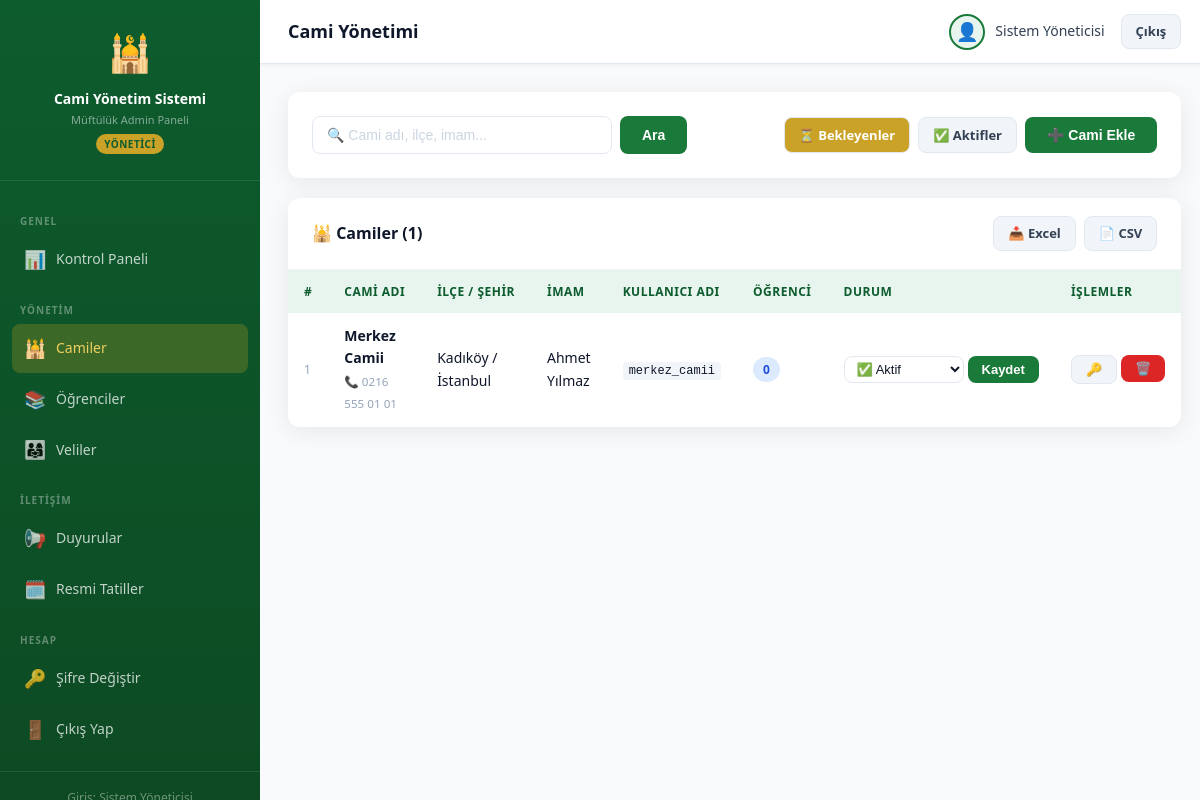
Screenshot of /admin/mosques.php (signed in) with the database file from the repository.
### tables this page shows
CREATE TABLE IF NOT EXISTS mosques (
  id INT AUTO_INCREMENT PRIMARY KEY,
  name VARCHAR(150) NOT NULL,
  address TEXT,
  district VARCHAR(100),
  city VARCHAR(100) DEFAULT 'İstanbul',
  imam_name VARCHAR(100),
  phone VARCHAR(20),
  email VARCHAR(100),
  username VARCHAR(50) UNIQUE NOT NULL,
  password VARCHAR(255) NOT NULL,
  capacity INT DEFAULT 50,
  status ENUM('active','inactive','pending') DEFAULT 'pending',
  notes TEXT,
  created_at TIMESTAMP DEFAULT CURRENT_TIMESTAMP
);

### config/db.php (called while the page is built, shortened)
<?php
function sanitize($input) {
    return htmlspecialchars(trim($input), ENT_QUOTES, 'UTF-8');
}

### admin/mosques.php (the view, shortened to what this page needs)
<?php
require_once '../config/db.php';
$db = getDB();
$filter = $_GET['filter'] ?? '';
$search = trim($_GET['search'] ?? '');
$where = '1=1';
$params = [];
$stmt = $db->prepare("SELECT m.*, (SELECT COUNT(*) FROM students WHERE mosque_id=m.id) as student_count FROM mosques m WHERE $where ORDER BY created_at DESC");
$stmt->execute($params);
$mosques = $stmt->fetchAll();
include 'layout/header.php';
?>
<div class="card" style="margin-bottom:20px">
  <div class="card-body" style="display:flex;gap:12px;flex-wrap:wrap;align-items:center">
    <form method="get" style="display:flex;gap:8px;flex:1;min-width:240px">
      <input type="text" name="search" class="form-control" placeholder="🔍 Cami adı, ilçe, imam..." value="<?= sanitize($search) ?>" style="max-width:300px">
      <button class="btn btn-primary">Ara</button>
    </form>
    <div style="display:flex;gap:8px">
      <a href="mosques.php?filter=pending" class="btn btn-sm btn-gold <?= $filter==='pending'?'':'btn-secondary' ?>">⏳ Bekleyenler</a>
      <a href="mosques.php?filter=active"  class="btn btn-sm <?= $filter==='active'?'btn-primary':'btn-secondary' ?>">✅ Aktifler</a>
      <button onclick="openModal('addModal')" class="btn btn-primary">➕ Cami Ekle</button>
    </div>
  </div>
</div>
<div class="card">
  <div class="card-header">
    <span class="card-title">🕌 Camiler (<?= count($mosques) ?>)</span>
    <div style="display:flex;gap:8px">
      <a href="export.php?type=mosques&format=xls" class="btn btn-sm btn-secondary">📥 Excel</a>
      <a href="export.php?type=mosques&format=csv" class="btn btn-sm btn-secondary">📄 CSV</a>
    </div>
  </div>
  <div class="table-wrap">
    <table class="table">
      <thead>
        <tr>
          <th>#</th>
          <th>Cami Adı</th>
          <th>İlçe / Şehir</th>
          <th>İmam</th>
          <th>Kullanıcı Adı</th>
          <th>Öğrenci</th>
          <th>Durum</th>
          <th>İşlemler</th>
        </tr>
      </thead>
      <tbody>
        <?php foreach ($mosques as $m): ?>
        <tr>
          <td style="color:#94a3b8;font-size:12px"><?= $m['id'] ?></td>
          <td>
            <strong><?= sanitize($m['name']) ?></strong>
            <?php if ($m['phone']): ?><br><small style="color:#94a3b8">📞 <?= sanitize($m['phone']) ?></small><?php endif; ?>
          </td>
          <td><?= sanitize($m['district'] ?? '—') ?> / <?= sanitize($m['city'] ?? '—') ?></td>
          <td><?= sanitize($m['imam_name'] ?? '—') ?></td>
          <td><code style="background:#f1f5f9;padding:2px 6px;border-radius:4px;font-size:12px"><?= sanitize($m['username']) ?></code></td>
          <td><span class="badge badge-info"><?= $m['student_count'] ?></span></td>
          <td>
            <form method="post" style="display:flex;gap:4px;align-items:center">
              <select name="status" class="form-control" style="width:120px;padding:4px 8px;font-size:13px">
                <option value="active"   <?= $m['status']==='active'  ?'selected':'' ?>>✅ Aktif</option>
              </select>
              <button name="update_status" class="btn btn-sm btn-primary">Kaydet</button>
            </form>
          </td>
          <td>
            <div style="display:flex;gap:4px">
              <button onclick="openResetModal(<?= $m['id'] ?>, '<?= addslashes(sanitize($m['name'])) ?>')" class="btn btn-sm btn-secondary" title="Şifre Sıfırla">🔑</button>
              <form method="post" style="display:inline" onsubmit="return confirm('Bu camiyi ve tüm verilerini silmek istediğinize emin misiniz?')">
                <button type="submit" name="delete_mosque" class="btn btn-sm btn-danger" title="Sil">🗑️</button>
              </form>
            </div>
          </td>
        </tr>
        <?php endforeach; ?>
      </tbody>
    </table>
  </div>
</div>
<?php include 'layout/footer.php'; ?>

### assets/css/style.css (style rules this page uses)
:root { --green-dark: #0d5c2e; --green-main: #1a7a3a; --green-light: #2ea855; --green-pale: #e8f5ee; --gold: #c9a227; --gold-light: #f0d060; --white: #ffffff; --gray-50: #f8fafc; --gray-100: #f1f5f9; --gray-200: #e2e8f0; --gray-300: #cbd5e1; --gray-500: #64748b; --gray-700: #334155; --gray-900: #0f172a; --red: #dc2626; --red-light: #fef2f2; --blue: #2563eb; --blue-light: #eff6ff; --shadow: 0 4px 24px rgba(0,0,0,.08); --shadow-lg: 0 8px 40px rgba(0,0,0,.12); --radius: 12px; --radius-sm: 8px; --radius-lg: 20px; }
* { box-sizing: border-box; margin: 0; padding: 0; }
body { font-family: 'Segoe UI', system-ui, -apple-system, sans-serif; background: var(--gray-50); color: var(--gray-900); line-height: 1.6; }
a { text-decoration: none; color: inherit; }
.btn { display: inline-flex; align-items: center; gap: 8px; padding: 10px 22px; border-radius: var(--radius-sm); font-size: 14px; font-weight: 600; cursor: pointer; border: none; transition: all .2s; }
.btn-primary { background: var(--green-main); color: #fff; }
.btn-secondary { background: var(--gray-100); color: var(--gray-700); border: 1px solid var(--gray-200); }
.btn-danger { background: var(--red); color: #fff; }
.btn-gold { background: var(--gold); color: #fff; }
.btn-sm { padding: 6px 14px; font-size: 13px; }
.form-control { width: 100%; padding: 10px 14px; border: 1.5px solid var(--gray-200); border-radius: var(--radius-sm); font-size: 14px; color: var(--gray-900); background: #fff; transition: border-color .2s, box-shadow .2s; outline: none; }
.form-control::placeholder { color: var(--gray-300); }
select.form-control { cursor: pointer; }
.card { background: #fff; border-radius: var(--radius); box-shadow: var(--shadow); overflow: hidden; }
.card-header { padding: 18px 24px; border-bottom: 1px solid var(--gray-100); display: flex; align-items: center; justify-content: space-between; gap: 12px; }
.card-title { font-size: 16px; font-weight: 700; color: var(--gray-900); display: flex; align-items: center; gap: 8px; }
.card-body { padding: 24px; }
.table-wrap { overflow-x: auto; }
.table { width: 100%; border-collapse: collapse; font-size: 14px; }
.table th { background: var(--green-pale); color: var(--green-dark); font-weight: 700; padding: 12px 16px; text-align: left; white-space: nowrap; font-size: 12px; text-transform: uppercase; letter-spacing: .5px; }
.table td { padding: 12px 16px; border-bottom: 1px solid var(--gray-100); vertical-align: middle; }
.table tr:last-child td { border-bottom: none; }
.badge { display: inline-flex; align-items: center; padding: 3px 10px; border-radius: 999px; font-size: 12px; font-weight: 600; }
.badge-info { background: #dbeafe; color: #1d4ed8; }

### rows the page displays
mosques: id "1", name "Merkez Camii", phone "0216 555 01 01", district "Kadıköy", city "İstanbul", imam_name "Ahmet Yılmaz", username "merkez_camii", student_count "0", status "✅ Aktif"

### other values shown
$page_title "Cami Yönetimi"
$_SESSION['admin_name'] "Sistem Yöneticisi"
count($mosques) "1"
